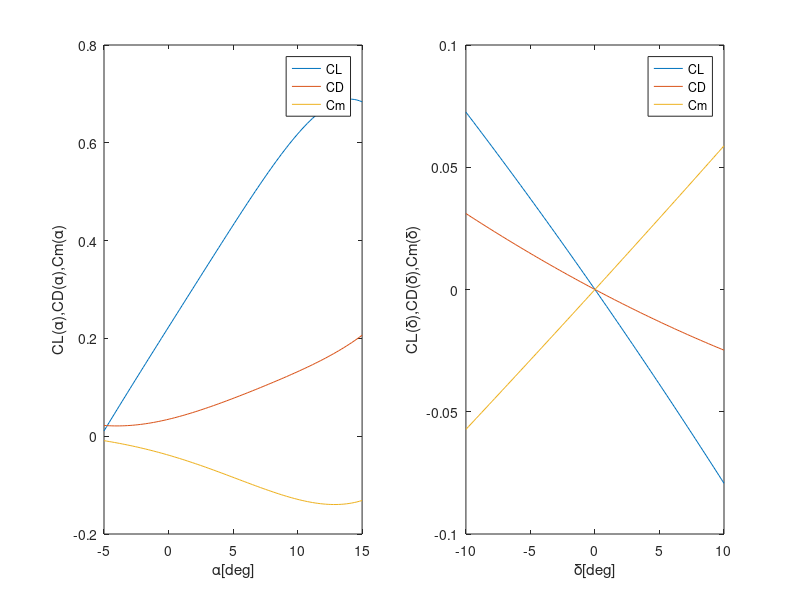

The MATLAB script that drew this image:
clear
close all
clc

% dimensionless coefficients
CL_coef_alpha = [-1.666e-7, -1.272e-6, 1.034e-5, -5.288e-5, 0.0419, 0.2232];
CL_coef_delta = [-3.358e-5, -0.007591, 0];
CD_coef_alpha = [6.713e-8, 5.151e-8, -3.298e-5, 0.0005992, 0.006312, 0.03464];
CD_coef_delta = [3.133e-5, -0.002794, 0];
Cm_coef_alpha = [2.064e-8, 1.247e-6, 6.259e-6, -0.0003454, -0.007662, -0.03874];
Cm_coef_delta = [7.805e-6, 0.005799, 0];

% check coefficients
alpha = linspace(-5,15);    % [deg]
delta = linspace(-10,10);   % [deg]
% CL
CL_alpha = polyval(CL_coef_alpha,alpha);
CL_delta = polyval(CL_coef_delta,delta);
% CD
CD_alpha = polyval(CD_coef_alpha,alpha);
CD_delta = polyval(CD_coef_delta,delta);
% Cm
Cm_alpha = polyval(Cm_coef_alpha,alpha);
Cm_delta = polyval(Cm_coef_delta,delta);

figure(1);
subplot(1,2,1);
plot(alpha,CL_alpha);
hold on
plot(alpha,CD_alpha);
plot(alpha,Cm_alpha);
xlabel('\alpha[deg]');
ylabel('CL(\alpha),CD(\alpha),Cm(\alpha)');
legend('CL','CD','Cm');
subplot(1,2,2);
plot(delta,CL_delta);
hold on
plot(delta,CD_delta);
plot(delta,Cm_delta);
xlabel('\delta[deg]');
ylabel('CL(\delta),CD(\delta),Cm(\delta)');
legend('CL','CD','Cm');